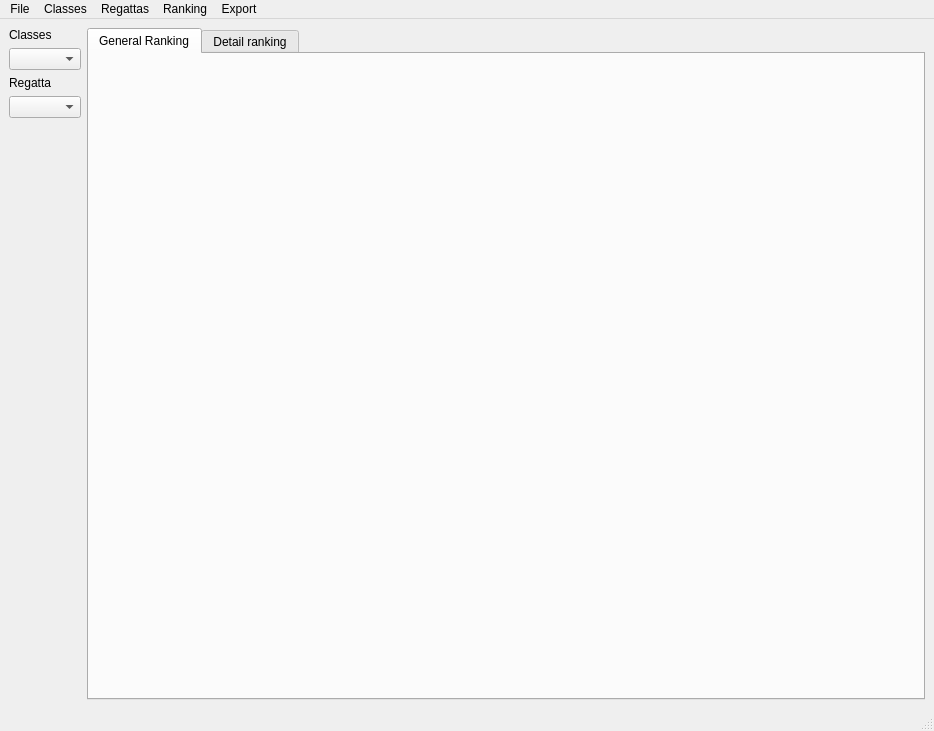
<ui version="4.0" >
 <class>MainWindow</class>
 <widget class="QMainWindow" name="MainWindow" >
  <property name="geometry" >
   <rect>
    <x>0</x>
    <y>0</y>
    <width>934</width>
    <height>731</height>
   </rect>
  </property>
  <property name="windowTitle" >
   <string>QtRanking</string>
  </property>
  <widget class="QWidget" name="centralwidget" >
   <layout class="QHBoxLayout" >
    <property name="margin" >
     <number>9</number>
    </property>
    <property name="spacing" >
     <number>6</number>
    </property>
    <item>
     <layout class="QVBoxLayout" >
      <property name="margin" >
       <number>0</number>
      </property>
      <property name="spacing" >
       <number>6</number>
      </property>
      <item>
       <widget class="QLabel" name="label" >
        <property name="text" >
         <string>Classes</string>
        </property>
       </widget>
      </item>
      <item>
       <widget class="QComboBox" name="CB_Classes" />
      </item>
      <item>
       <widget class="QLabel" name="label_2" >
        <property name="text" >
         <string>Regatta</string>
        </property>
       </widget>
      </item>
      <item>
       <widget class="QComboBox" name="CB_Regattas" />
      </item>
      <item>
       <spacer>
        <property name="orientation" >
         <enum>Qt::Vertical</enum>
        </property>
        <property name="sizeHint" >
         <size>
          <width>20</width>
          <height>40</height>
         </size>
        </property>
       </spacer>
      </item>
     </layout>
    </item>
    <item>
     <widget class="QTabWidget" name="tabWidget" >
      <property name="currentIndex" >
       <number>0</number>
      </property>
      <widget class="QWidget" name="tab" >
       <attribute name="title" >
        <string>General Ranking</string>
       </attribute>
      </widget>
      <widget class="QWidget" name="tab_2" >
       <attribute name="title" >
        <string>Detail ranking</string>
       </attribute>
      </widget>
     </widget>
    </item>
   </layout>
  </widget>
  <widget class="QMenuBar" name="menubar" >
   <property name="geometry" >
    <rect>
     <x>0</x>
     <y>0</y>
     <width>934</width>
     <height>33</height>
    </rect>
   </property>
   <widget class="QMenu" name="menuFile" >
    <property name="title" >
     <string>File</string>
    </property>
    <addaction name="actionNew" />
    <addaction name="actionOpen" />
    <addaction name="actionSave" />
    <addaction name="separator" />
    <addaction name="actionExit" />
   </widget>
   <widget class="QMenu" name="menuClasses" >
    <property name="title" >
     <string>Classes</string>
    </property>
    <addaction name="actionAdd" />
    <addaction name="actionDelete" />
   </widget>
   <widget class="QMenu" name="menuRegattas" >
    <property name="title" >
     <string>Regattas</string>
    </property>
    <addaction name="actionAdd_2" />
    <addaction name="actionDelete_2" />
   </widget>
   <widget class="QMenu" name="menuRanking" >
    <property name="title" >
     <string>Ranking</string>
    </property>
    <addaction name="actionNew_2" />
    <addaction name="actionEdit" />
    <addaction name="actionDelete_3" />
   </widget>
   <widget class="QMenu" name="menuExport" >
    <property name="title" >
     <string>Export</string>
    </property>
    <addaction name="actionGeneral_Ranking" />
    <addaction name="actionDetail_Ranking" />
    <addaction name="separator" />
    <addaction name="actionPrint_General_Ranking" />
    <addaction name="actionPrint_Detail_Ranking" />
   </widget>
   <addaction name="menuFile" />
   <addaction name="menuClasses" />
   <addaction name="menuRegattas" />
   <addaction name="menuRanking" />
   <addaction name="menuExport" />
  </widget>
  <widget class="QStatusBar" name="statusbar" />
  <action name="actionOpen" >
   <property name="text" >
    <string>Open</string>
   </property>
  </action>
  <action name="actionSave" >
   <property name="text" >
    <string>Save</string>
   </property>
  </action>
  <action name="actionNew" >
   <property name="text" >
    <string>New</string>
   </property>
  </action>
  <action name="actionExit" >
   <property name="text" >
    <string>Exit</string>
   </property>
  </action>
  <action name="actionAdd" >
   <property name="text" >
    <string>Add</string>
   </property>
  </action>
  <action name="actionDelete" >
   <property name="text" >
    <string>Delete</string>
   </property>
  </action>
  <action name="actionAdd_2" >
   <property name="text" >
    <string>Add</string>
   </property>
  </action>
  <action name="actionDelete_2" >
   <property name="text" >
    <string>Delete</string>
   </property>
  </action>
  <action name="actionNew_2" >
   <property name="text" >
    <string>New</string>
   </property>
  </action>
  <action name="actionEdit" >
   <property name="text" >
    <string>Edit</string>
   </property>
  </action>
  <action name="actionDelete_3" >
   <property name="text" >
    <string>Delete</string>
   </property>
  </action>
  <action name="actionGeneral_Ranking" >
   <property name="text" >
    <string>General Ranking</string>
   </property>
  </action>
  <action name="actionDetail_Ranking" >
   <property name="text" >
    <string>Detail Ranking</string>
   </property>
  </action>
  <action name="actionPrint_General_Ranking" >
   <property name="text" >
    <string>Print General Ranking</string>
   </property>
  </action>
  <action name="actionPrint_Detail_Ranking" >
   <property name="text" >
    <string>Print Detail Ranking</string>
   </property>
  </action>
 </widget>
 <resources/>
 <connections/>
</ui>
